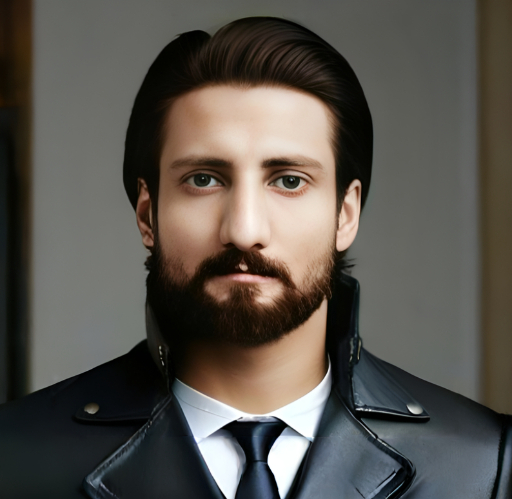
#> input picture Day_19/your_image.jpg, 512 x 499 px, found by its file name
$ python app.py
#> lines starting #> are read from the running program, lines starting #| are printed output that depends on the picture
# Import required libraries
from PIL import Image  # PIL (Python Imaging Library) for image processing
import os  # For file and path operations

# Define ASCII characters array where:
# @ represents the darkest pixels
# Space represents the lightest pixels
# Characters in between represent varying levels of gray
ASCII_CHARS = "@#*+=-. "  # Ordered from darkest to lightest

def image_to_ascii(image_path, new_width=100):
    """
    Converts an image to ASCII art.
    :param image_path: Path to the image file
    :param new_width: Width of ASCII output (adjust as needed)
    :return: String containing the ASCII art
    """
#> called with new_width = 100
    # Validate if the image file exists before processing
    if not os.path.exists(image_path):
        print(f"Error: File '{image_path}' not found.")
        return ""

    # Open the image using PIL library
    image = Image.open(image_path)
#> image is the input picture: PIL image 512x499 RGB; mean R, G, B 88.8, 84.4, 77.9

    # Convert image to grayscale (L mode = single channel grayscale, 0-255)
    image = image.convert("L")
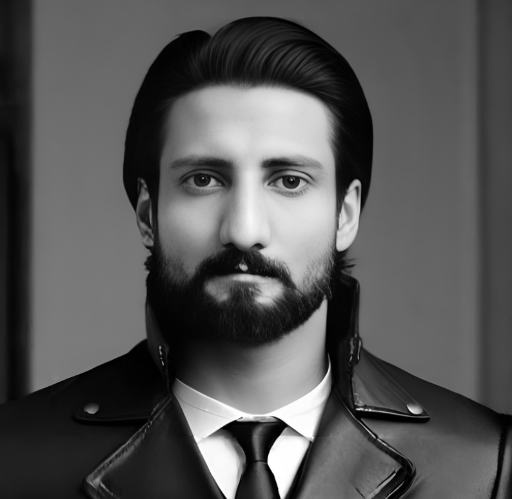
#> image: PIL image 512x499 L; min 0, max 255, mean 85

    # Calculate new dimensions while preserving aspect ratio
    width, height = image.size
#> width = 512; height = 499
    aspect_ratio = height / width
#> aspect_ratio = 0.975
    # Multiply by 0.5 because terminal characters are taller than they are wide
    new_height = int(aspect_ratio * new_width * 0.5)
#> new_height = 48
    # Resize image to new dimensions
    image = image.resize((new_width, new_height))
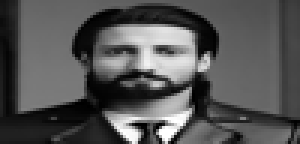
#> image: PIL image 100x48 L (shown 3 times larger); min 0, max 255, mean 85

    # Get pixel data from image
    pixels = image.getdata()
    # Convert each pixel to an ASCII character
    # Divide by 36 to map 256 grayscale values to 7 ASCII characters
    ascii_str = "".join(ASCII_CHARS[pixel // 36] for pixel in pixels)

    # Split the long string into lines based on the new width
    # This creates proper line breaks for the ASCII art
    ascii_image = "\n".join([ascii_str[i:i+new_width] for i in range(0, len(ascii_str), new_width)])

    return ascii_image

# Specify the path to your input image
# Note: Update this path to point to your actual image file
image_path = r"G:\osamabinadnan_files\giaic\quarter_03\Python\Python_Daily_Challenge\Day_19\your_image.jpg"

# Convert image to ASCII and store the result
ascii_art = image_to_ascii(image_path)

# If conversion was successful (ascii_art is not empty)
if ascii_art:
    # Display the ASCII art in the console
    print(ascii_art)

    # Save the ASCII art to a text file named 'ascii_art.txt'
    with open("ascii_art.txt", "w") as f:
        f.write(ascii_art)
